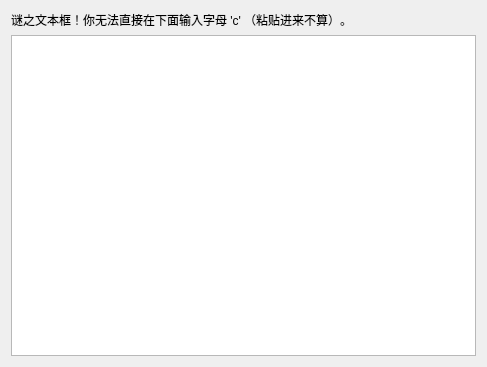
<?xml version="1.0" encoding="UTF-8"?>
<ui version="4.0">
 <class>MainWindow</class>
 <widget class="QMainWindow" name="MainWindow">
  <property name="geometry">
   <rect>
    <x>0</x>
    <y>0</y>
    <width>487</width>
    <height>367</height>
   </rect>
  </property>
  <property name="windowTitle">
   <string>MainWindow</string>
  </property>
  <widget class="QWidget" name="centralWidget">
   <layout class="QVBoxLayout" name="verticalLayout">
    <item>
     <widget class="QLabel" name="label">
      <property name="text">
       <string>谜之文本框！你无法直接在下面输入字母 'c' （粘贴进来不算）。</string>
      </property>
     </widget>
    </item>
    <item>
     <widget class="QTextEdit" name="textEdit"/>
    </item>
   </layout>
  </widget>
 </widget>
 <layoutdefault spacing="6" margin="11"/>
 <resources/>
 <connections/>
</ui>
